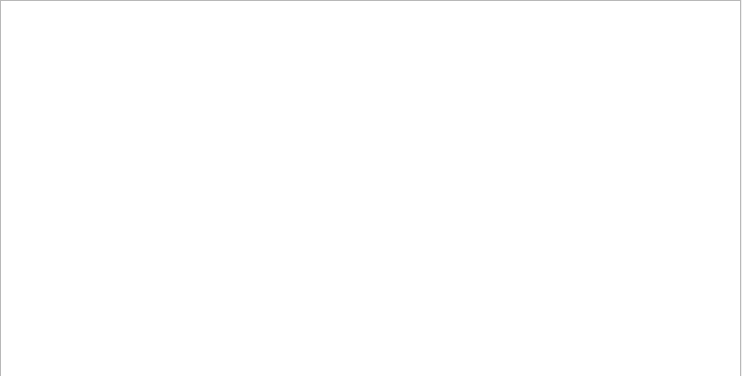
<?xml version="1.0" encoding="UTF-8"?>
<ui version="4.0">
 <class>window3</class>
 <widget class="QDialog" name="window3">
  <property name="geometry">
   <rect>
    <x>0</x>
    <y>0</y>
    <width>742</width>
    <height>376</height>
   </rect>
  </property>
  <property name="windowTitle">
   <string>Dialog</string>
  </property>
  <widget class="QTableWidget" name="tableWidget">
   <property name="geometry">
    <rect>
     <x>0</x>
     <y>0</y>
     <width>741</width>
     <height>381</height>
    </rect>
   </property>
  </widget>
 </widget>
 <resources/>
 <connections/>
</ui>
